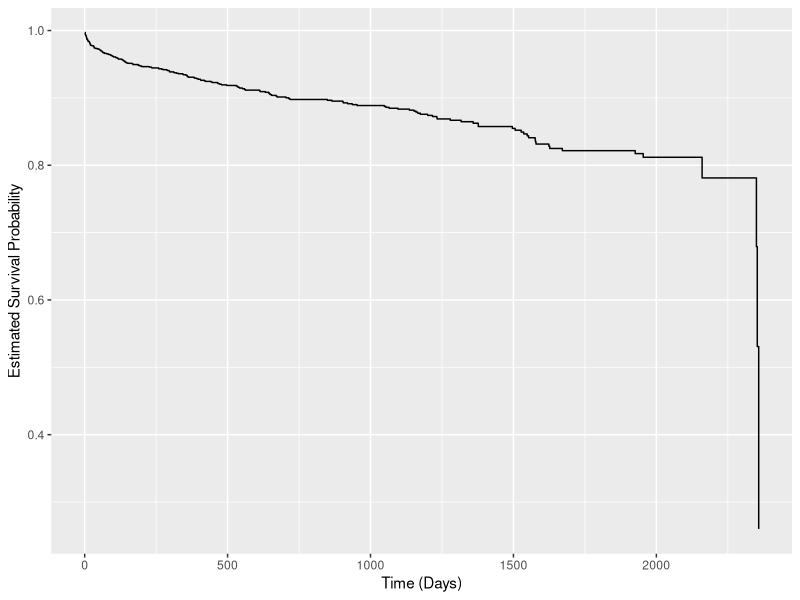
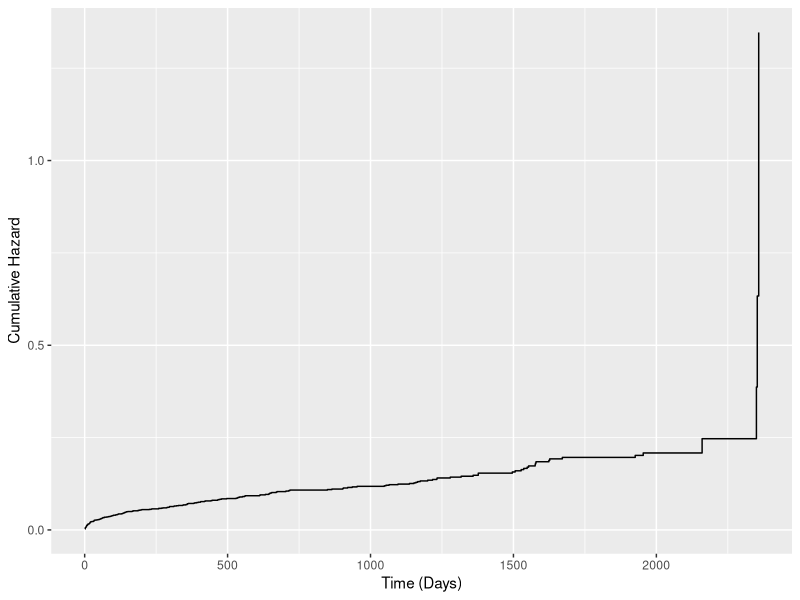
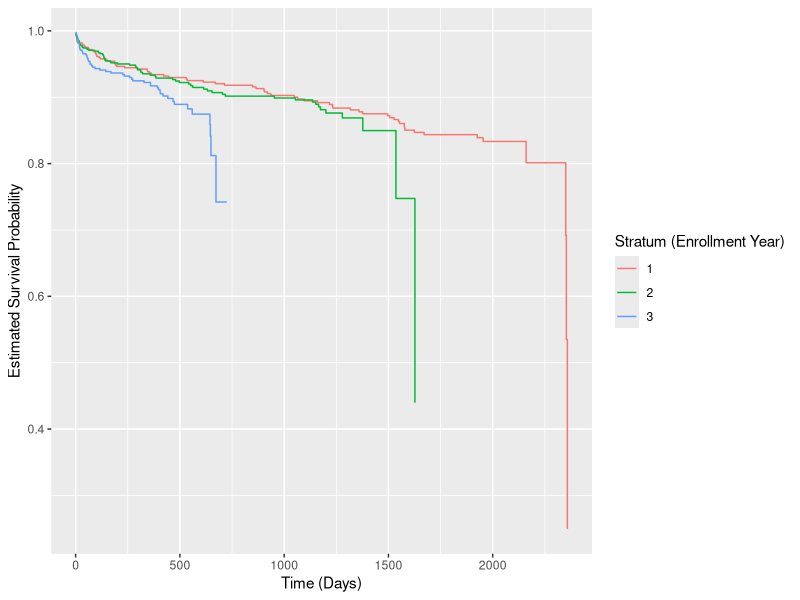
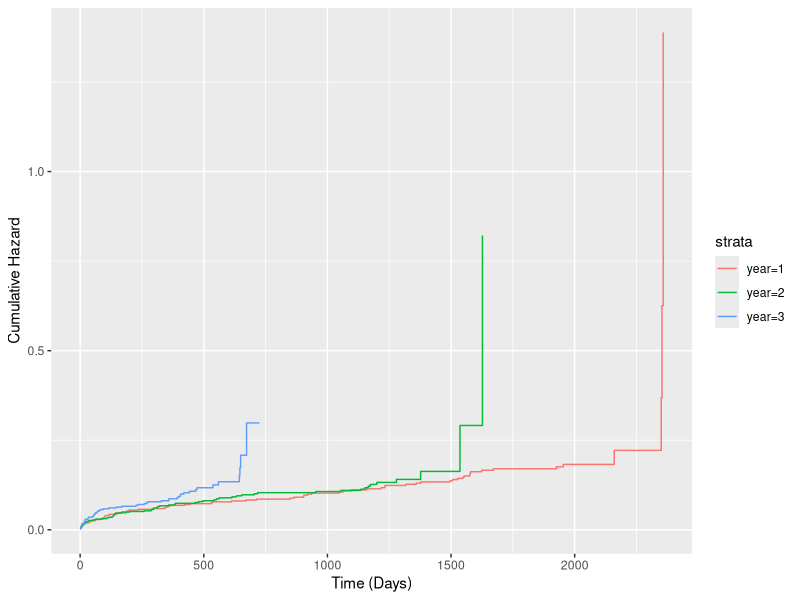
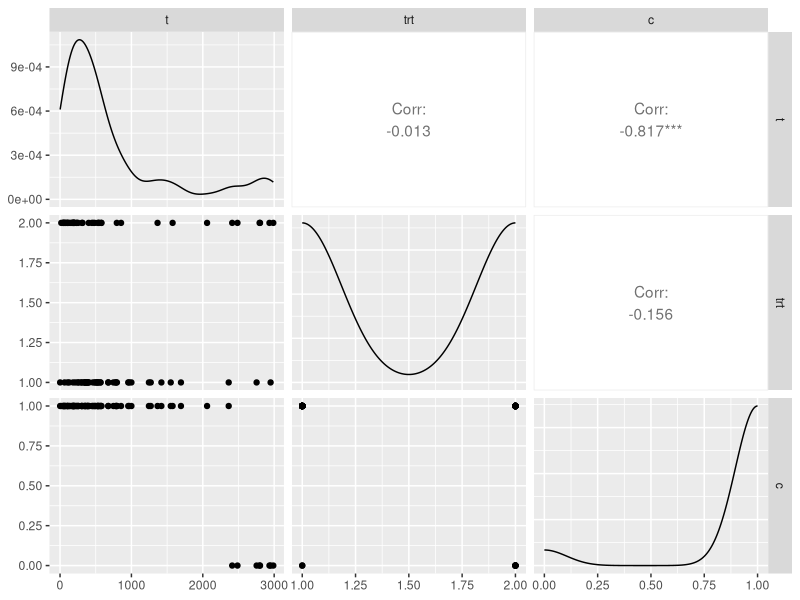
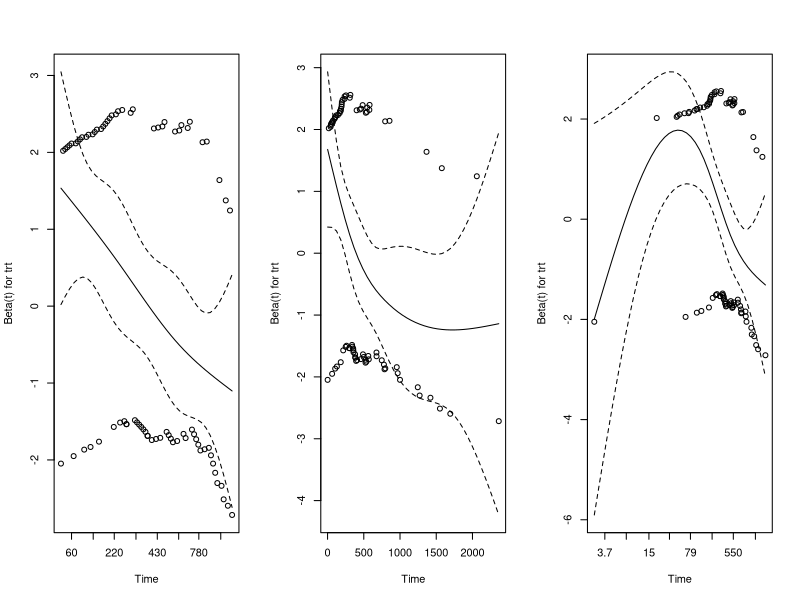
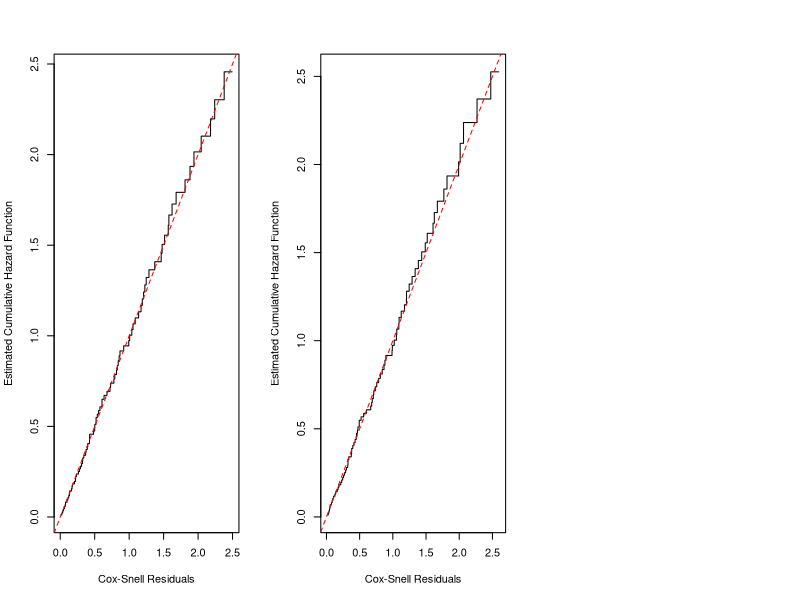

The R script that drew these images, in order:
## ---- chunk 1
knitr::opts_chunk$set(echo = TRUE)
## ---- chunk 2
library(tidyverse)
library(survival)
whas <- read_delim("whas500.txt", delim = " ")
## ---- chunk 3
whas %>% glimpse

lecture_mod <- coxph(Surv(lenfol,fstat)~I((bmi/10)^2) + I((bmi/10)^3) + age*sex + hr + diasbp + chf, data=whas)

strat_mod <- coxph(Surv(lenfol,fstat)~I((bmi/10)^2) + I((bmi/10)^3) + age*sex + hr + diasbp + chf + strata(year), data=whas)
## ---- chunk 4
whas_coefs <- lecture_mod$coefficients %>% 
  rbind(strat_mod$coefficients)

(whas_coef_diffs <- (whas_coefs[1,] - whas_coefs[2,]) / whas_coefs[1,] * 100)
## ---- chunk 5
#H0: cumulative baseline hazards for both strata 
ind_covs <- data.frame(bmi = 28, age = 50, sex = 0, hr = 80, diasbp = 100, chf = 1)
H0 <- basehaz(lecture_mod,newdata = ind_covs)
S0 <- exp(-H0$hazard)

tibble(s0 = S0, time = H0$time) %>% 
  ggplot(aes(x = time, y = s0)) +
  geom_step() +
  labs(x = "Time (Days)", y = "Estimated Survival Probability")

as_tibble(H0) %>% 
  ggplot(aes(x = time, y = hazard)) +
  geom_step() +
  labs(x = "Time (Days)", y = "Cumulative Hazard")
## ---- chunk 6
#H0_strat: cumulative baseline hazards for both strata 
H0_strat <- basehaz(strat_mod,newdata=ind_covs)
S0_strat <- exp(-H0_strat$hazard)

# cumulative baseline hazard for stratum year=1
H0_strat1 <- H0_strat[H0_strat$strata=="year=1",]
S0_strat1 <- exp(-H0_strat1$hazard)

# cumulative baseline hazard for stratum year=2
H0_strat2 <- H0_strat[H0_strat$strata=="year=2",]
S0_strat2 <- exp(-H0_strat2$hazard)

# cumulative baseline hazard for stratum year=3
H0_strat3 <- H0_strat[H0_strat$strata=="year=3",]
S0_strat3 <- exp(-H0_strat3$hazard)

tibble(s0 = c(S0_strat1, S0_strat2, S0_strat3), time = c(H0_strat1$time, H0_strat2$time, H0_strat3$time), strat = rep(c(1,2,3), c(length(S0_strat1), length(S0_strat2), length(S0_strat3)))) %>% 
  ggplot(aes(x = time, y = s0, color = factor(strat))) +
  geom_step() +
  labs(x = "Time (Days)", y = "Estimated Survival Probability", color = "Stratum (Enrollment Year)")

as_tibble(rbind(H0_strat1, H0_strat2, H0_strat3)) %>% 
  ggplot(aes(x = time, y = hazard, color = strata)) +
  geom_step() +
  labs(x = "Time (Days)", y = "Cumulative Hazard")
## ---- chunk 7
library(tidyverse)
library(survival)
gtsg <- read_csv('GTSG_LONG.csv')
gtsg
## ---- chunk 8
gtsg %>% GGally::ggpairs()
## ---- chunk 9
gtsg_mod <- coxph(Surv(t,c)~trt, data=gtsg)

summary(gtsg_mod)
confint(gtsg_mod)
## ---- chunk 10
schoenfeld_resid <- cox.zph(gtsg_mod)
par(las=F)
par(mfrow=(c(1,3)))
print(schoenfeld_resid)

ss_resid_identity<-cox.zph(gtsg_mod, transform="identity")  
ss_resid_identity

# use the log tranformation (g(t)=log(t))
ss_resid_log<-cox.zph(gtsg_mod, transform=function(x){log(x)})  
ss_resid_log


plot(schoenfeld_resid)
plot(ss_resid_identity)
plot(ss_resid_log)
## ---- chunk 11
coxsnell.r <- gtsg$c-resid(gtsg_mod,type="martingale")

fitres <- survfit(Surv(coxsnell.r, gtsg$c)~1)

plot(fitres$time,-log(fitres$surv),type='s',xlab='Cox-Snell Residuals', 
     ylab='Estimated Cumulative Hazard Function')
abline(0,1,col='red',lty=2)
## ---- chunk 12
gtsg_td <- gtsg %>% 
  mutate(z1 = if_else(t <= 254 & trt == 1, 1, 0),
         z2 = if_else(t > 254 & trt == 1, 1, 0))
gtsg_mod_td <- coxph(Surv(t,c)~z1 + z2, data=gtsg_td)

summary(gtsg_mod)
summary(gtsg_mod_td)
## ---- chunk 13
coxsnell.r <- gtsg_td$c-resid(gtsg_mod_td,type="martingale")

fitres <- survfit(Surv(coxsnell.r, gtsg_td$c)~1)

plot(fitres$time,-log(fitres$surv),type='s',xlab='Cox-Snell Residuals', 
     ylab='Estimated Cumulative Hazard Function')
abline(0,1,col='red',lty=2)
## ---- chunk 14
act <- read_csv('actg320.csv')
names(act) <- tolower(names(act))
fit.exp.1 <- survreg(Surv(time/365.25,censor) ~ tx + cd4, dist="exp", data=act)
summary(fit.exp.1)
## ---- chunk 15
confint(fit.exp.1)
apply(confint(fit.exp.1), FUN=exp, MARGIN=2)
lapply(coef(fit.exp.1), FUN=exp)
print('for delta(cd4) = 50...')
exp(confint(fit.exp.1)['cd4',] * 50)
exp(coef(fit.exp.1)['cd4'] * 50)
## ---- chunk 16
-confint(fit.exp.1)
apply(-confint(fit.exp.1), FUN=exp, MARGIN=2)
-coef(fit.exp.1)
lapply(-coef(fit.exp.1), FUN=exp)
print('for delta(cd4) = 50...')
exp(-confint(fit.exp.1)['cd4',] * 50)
exp(-coef(fit.exp.1)['cd4'] * 50)
